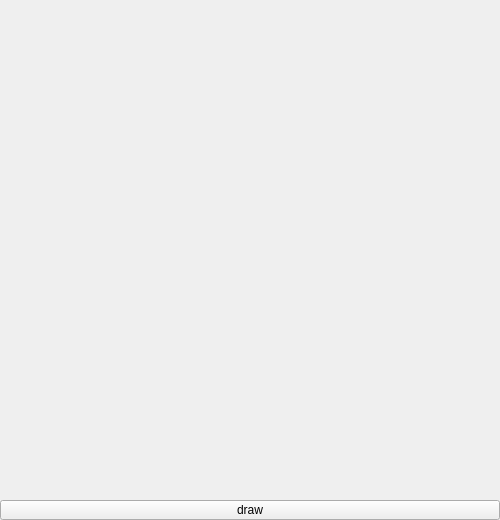
<?xml version="1.0" encoding="UTF-8"?>
<ui version="4.0">
 <class>MainWindow</class>
 <widget class="QMainWindow" name="MainWindow">
  <property name="geometry">
   <rect>
    <x>0</x>
    <y>0</y>
    <width>500</width>
    <height>520</height>
   </rect>
  </property>
  <property name="windowTitle">
   <string>MainWindow</string>
  </property>
  <widget class="QWidget" name="centralwidget">
   <widget class="QPushButton" name="pushButton">
    <property name="geometry">
     <rect>
      <x>0</x>
      <y>500</y>
      <width>500</width>
      <height>20</height>
     </rect>
    </property>
    <property name="text">
     <string>draw</string>
    </property>
   </widget>
  </widget>
 </widget>
 <resources/>
 <connections/>
</ui>
